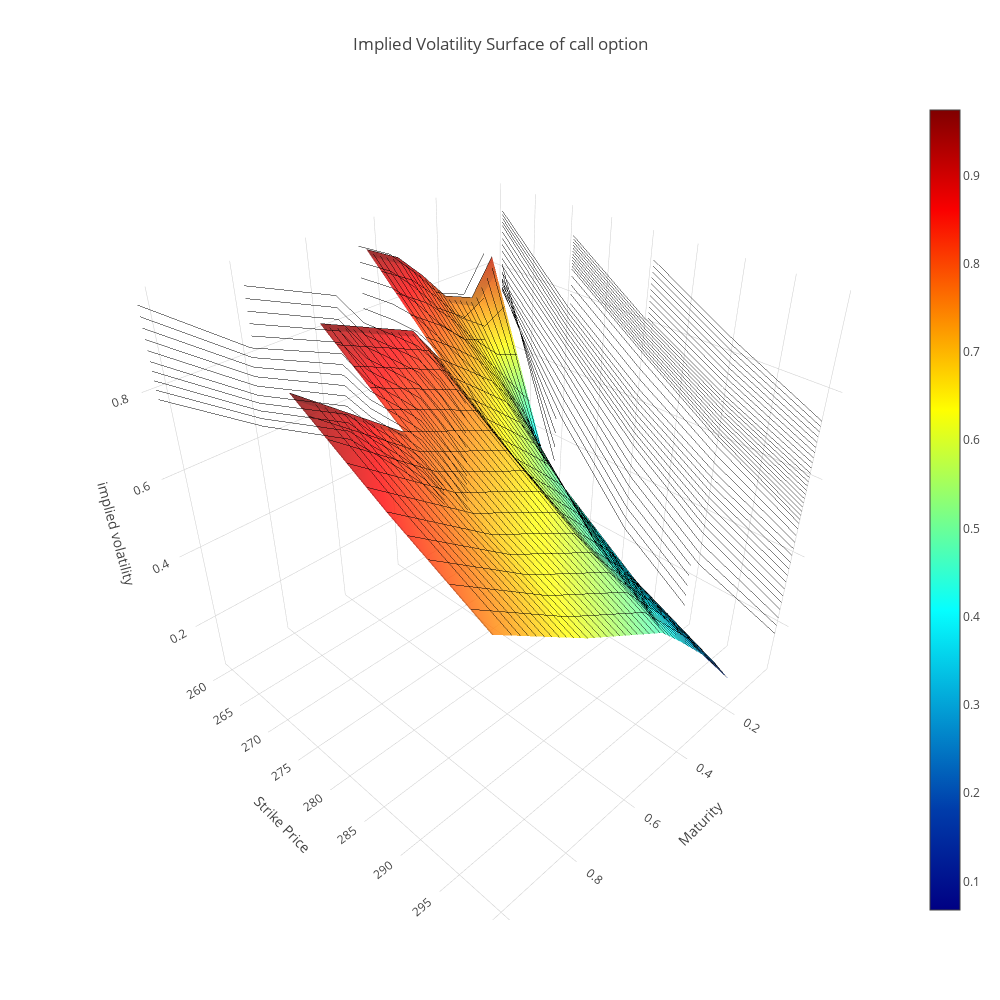

Notebook code cell kept with this figure:
### Code cell
import plotly.graph_objs as go
from plotly.offline import download_plotlyjs, init_notebook_mode, plot, iplot
init_notebook_mode(connected=True)

trace = go.Surface(x=TM, y=KP, z=imp_vol, colorscale='Jet', opacity=0.8,contours_x=dict(show=True, color="black", start=0, end=1, size=(1 - 0)/50, project_x=True), contours_y=dict(show=True, color="black", start=200, end=300, size=(300 - 200)/50, project_y=True))
data = [trace] 
layout = go.Layout(title='Implied Volatility Surface of call option', 
        scene={'xaxis':{'title':'Maturity'}, 'yaxis':{'title':'Strike Price'}, 'zaxis':{'title':'implied volatility'}}, 
        width=1000, height=1000, autosize=False, margin=dict(pad=0) ) 
fig = go.Figure(data=data, layout=layout) 
iplot(fig)

### Figure 1 — Plotly figure (JSON) as saved in the notebook; plotly's stock layout.template omitted (floating-point values rounded to 4 significant figures)
{"data": [{"colorscale": "Jet", "contours": {"x": {"color": "black", "end": 1, "project": {"x": true}, "show": true, "size": 0.02, "start": 0}, "y": {"color": "black", "end": 300, "project": {"y": true}, "show": true, "size": 2, "start": 200}}, "opacity": 0.8, "type": "surface", "uid": "3ccdbd2a-0629-4acc-bd25-f261d23c7477", "x": [[0.0329, 0.1096, 0.2055, 0.2822, 0.3589, 0.4548, 0.5315, 0.7808, 1.03, 1.529, 2.526], [0.0329, 0.1096, 0.2055, 0.2822, 0.3589, 0.4548, 0.5315, 0.7808, 1.03, 1.529, 2.526], [0.0329, 0.1096, 0.2055, 0.2822, 0.3589, 0.4548, 0.5315, 0.7808, 1.03, 1.529, 2.526], [0.0329, 0.1096, 0.2055, 0.2822, 0.3589, 0.4548, 0.5315, 0.7808, 1.03, 1.529, 2.526], [0.0329, 0.1096, 0.2055, 0.2822, 0.3589, 0.4548, 0.5315, 0.7808, 1.03, 1.529, 2.526], [0.0329, 0.1096, 0.2055, 0.2822, 0.3589, 0.4548, 0.5315, 0.7808, 1.03, 1.529, 2.526], [0.0329, 0.1096, 0.2055, 0.2822, 0.3589, 0.4548, 0.5315, 0.7808, 1.03, 1.529, 2.526], [0.0329, 0.1096, 0.2055, 0.2822, 0.3589, 0.4548, 0.5315, 0.7808, 1.03, 1.529, 2.526], [0.0329, 0.1096, 0.2055, 0.2822, 0.3589, 0.4548, 0.5315, 0.7808, 1.03, 1.529, 2.526]], "y": [[220, 220, 220, 220, 220, 220, 220, 220, 220, 220, 220], [230, 230, 230, 230, 230, 230, 230, 230, 230, 230, 230], [240, 240, 240, 240, 240, 240, 240, 240, 240, 240, 240], [250, 250, 250, 250, 250, 250, 250, 250, 250, 250, 250], [260, 260, 260, 260, 260, 260, 260, 260, 260, 260, 260], [270, 270, 270, 270, 270, 270, 270, 270, 270, 270, 270], [280, 280, 280, 280, 280, 280, 280, 280, 280, 280, 280], [290, 290, 290, 290, 290, 290, 290, 290, 290, 290, 290], [300, 300, 300, 300, 300, 300, 300, 300, 300, 300, 300]], "z": [[null, null, null, null, null, null, null, null, null, null, null], [null, null, null, null, null, null, null, null, null, null, null], [null, null, null, null, null, null, null, null, null, null, null], [null, null, null, null, null, null, null, null, null, null, null], [0.829, 0.7441, 0.774, 0.8448, 0.9062, 0.9475, null, null, null, null, null], [0.2544, 0.4394, 0.5805, 0.6584, 0.7086, 0.7692, 0.8552, 0.9441, null, null, null], [null, 0.2118, 0.3664, 0.48, 0.5441, 0.6211, 0.7166, 0.8083, 0.9741, null, null], [null, 0.06751, 0.2182, 0.3339, 0.4139, 0.5002, 0.5825, 0.6977, 0.8589, null, null], [null, null, 0.1436, 0.2367, 0.3128, 0.4027, 0.4703, 0.603, 0.7562, null, null]]}], "layout": {"autosize": false, "height": 1000, "margin": {"pad": 0}, "scene": {"xaxis": {"title": {"text": "Maturity"}}, "yaxis": {"title": {"text": "Strike Price"}}, "zaxis": {"title": {"text": "implied volatility"}}}, "title": {"text": "Implied Volatility Surface of call option"}, "width": 1000}}
